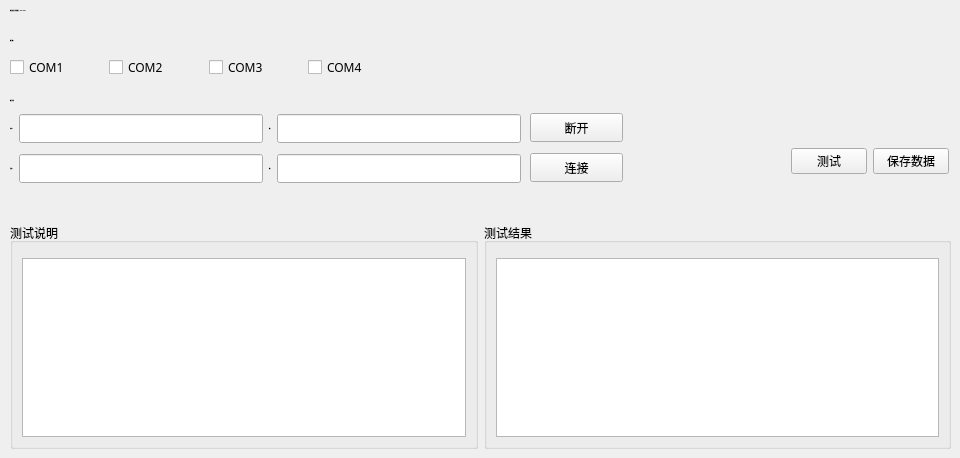
        <widget class="QWidget" name="testexecute_page4">
         <widget class="QLabel" name="testexecute_page4_label_4">
          <property name="geometry">
           <rect>
            <x>10</x>
            <y>0</y>
            <width>241</width>
            <height>21</height>
           </rect>
          </property>
          <property name="font">
           <font>
            <family>Microsoft YaHei</family>
            <pointsize>-1</pointsize>
            <weight>75</weight>
            <bold>true</bold>
           </font>
          </property>
          <property name="text">
           <string>协议转换与控制测试：COM1-COM4</string>
          </property>
         </widget>
         <widget class="QLabel" name="testexecute_page4_label_5">
          <property name="geometry">
           <rect>
            <x>10</x>
            <y>30</y>
            <width>153</width>
            <height>21</height>
           </rect>
          </property>
          <property name="font">
           <font>
            <family>Microsoft YaHei</family>
            <pointsize>-1</pointsize>
            <weight>75</weight>
            <bold>true</bold>
           </font>
          </property>
          <property name="text">
           <string>测试端口</string>
          </property>
         </widget>
         <widget class="QLabel" name="testexecute_page4_label_10">
          <property name="geometry">
           <rect>
            <x>10</x>
            <y>90</y>
            <width>153</width>
            <height>21</height>
           </rect>
          </property>
          <property name="font">
           <font>
            <family>Microsoft YaHei</family>
            <pointsize>-1</pointsize>
            <weight>75</weight>
            <bold>true</bold>
           </font>
          </property>
          <property name="text">
           <string>测试配置</string>
          </property>
         </widget>
         <widget class="QPushButton" name="testexecute_page4_pushButton_local_disconnect">
          <property name="geometry">
           <rect>
            <x>530</x>
            <y>113</y>
            <width>93</width>
            <height>29</height>
           </rect>
          </property>
          <property name="text">
           <string>断开</string>
          </property>
         </widget>
         <widget class="QPushButton" name="testexecute_page4_pushButton_remote_link">
          <property name="geometry">
           <rect>
            <x>530</x>
            <y>153</y>
            <width>93</width>
            <height>29</height>
           </rect>
          </property>
          <property name="text">
           <string>连接</string>
          </property>
         </widget>
         <widget class="QWidget" name="layoutWidget">
          <property name="geometry">
           <rect>
            <x>10</x>
            <y>56</y>
            <width>391</width>
            <height>23</height>
           </rect>
          </property>
          <layout class="QGridLayout" name="gridLayout_10">
           <item row="0" column="0">
            <widget class="QCheckBox" name="testexecute_page4_checkBox_com1">
             <property name="font">
              <font>
               <family>Microsoft YaHei</family>
               <pointsize>9</pointsize>
              </font>
             </property>
             <property name="text">
              <string>COM1</string>
             </property>
            </widget>
           </item>
           <item row="0" column="1">
            <widget class="QCheckBox" name="testexecute_page4_checkBox_com2">
             <property name="font">
              <font>
               <family>Microsoft YaHei</family>
               <pointsize>9</pointsize>
              </font>
             </property>
             <property name="text">
              <string>COM2</string>
             </property>
            </widget>
           </item>
           <item row="0" column="2">
            <widget class="QCheckBox" name="testexecute_page4_checkBox_com3">
             <property name="font">
              <font>
               <family>Microsoft YaHei</family>
               <pointsize>9</pointsize>
              </font>
             </property>
             <property name="text">
              <string>COM3</string>
             </property>
            </widget>
           </item>
           <item row="0" column="3">
            <widget class="QCheckBox" name="testexecute_page4_checkBox_com4">
             <property name="font">
              <font>
               <family>Microsoft YaHei</family>
               <pointsize>9</pointsize>
              </font>
             </property>
             <property name="text">
              <string>COM4</string>
             </property>
            </widget>
           </item>
          </layout>
         </widget>
         <widget class="QWidget" name="layoutWidget">
          <property name="geometry">
           <rect>
            <x>10</x>
            <y>114</y>
            <width>511</width>
            <height>29</height>
           </rect>
          </property>
          <layout class="QGridLayout" name="gridLayout_11">
           <item row="0" column="0">
            <widget class="QLabel" name="testexecute_page4_label_6">
             <property name="font">
              <font>
               <family>Microsoft YaHei</family>
               <pointsize>-1</pointsize>
               <weight>75</weight>
               <bold>true</bold>
              </font>
             </property>
             <property name="text">
              <string>本地IP</string>
             </property>
            </widget>
           </item>
           <item row="0" column="1">
            <widget class="QLineEdit" name="testexecute_page4_lineEdit_local_ip">
             <property name="font">
              <font>
               <family>Microsoft YaHei</family>
               <pointsize>12</pointsize>
              </font>
             </property>
            </widget>
           </item>
           <item row="0" column="2">
            <widget class="QLabel" name="testexecute_page4_label_7">
             <property name="font">
              <font>
               <family>Microsoft YaHei</family>
               <pointsize>-1</pointsize>
               <weight>75</weight>
               <bold>true</bold>
              </font>
             </property>
             <property name="text">
              <string>端口</string>
             </property>
            </widget>
           </item>
           <item row="0" column="3">
            <widget class="QLineEdit" name="testexecute_page4_lineEdit_local_port">
             <property name="font">
              <font>
               <family>Microsoft YaHei</family>
               <pointsize>12</pointsize>
              </font>
             </property>
            </widget>
           </item>
          </layout>
         </widget>
         <widget class="QWidget" name="layoutWidget">
          <property name="geometry">
           <rect>
            <x>10</x>
            <y>154</y>
            <width>511</width>
            <height>29</height>
           </rect>
          </property>
          <layout class="QGridLayout" name="gridLayout_12">
           <item row="0" column="0">
            <widget class="QLabel" name="testexecute_page4_label_8">
             <property name="font">
              <font>
               <family>Microsoft YaHei</family>
               <pointsize>-1</pointsize>
               <weight>75</weight>
               <bold>true</bold>
              </font>
             </property>
             <property name="text">
              <string>远程IP</string>
             </property>
            </widget>
           </item>
           <item row="0" column="1">
            <widget class="QLineEdit" name="testexecute_page4_lineEdit_remote_ip">
             <property name="font">
              <font>
               <family>Microsoft YaHei</family>
               <pointsize>12</pointsize>
              </font>
             </property>
            </widget>
           </item>
           <item row="0" column="2">
            <widget class="QLabel" name="testexecute_page4_label_9">
             <property name="font">
              <font>
               <family>Microsoft YaHei</family>
               <pointsize>-1</pointsize>
               <weight>75</weight>
               <bold>true</bold>
              </font>
             </property>
             <property name="text">
              <string>端口</string>
             </property>
            </widget>
           </item>
           <item row="0" column="3">
            <widget class="QLineEdit" name="testexecute_page4_lineEdit_remote_port">
             <property name="font">
              <font>
               <family>Microsoft YaHei</family>
               <pointsize>12</pointsize>
              </font>
             </property>
            </widget>
           </item>
          </layout>
         </widget>
         <widget class="QWidget" name="layoutWidget">
          <property name="geometry">
           <rect>
            <x>791</x>
            <y>146</y>
            <width>158</width>
            <height>30</height>
           </rect>
          </property>
          <layout class="QGridLayout" name="gridLayout_13">
           <item row="0" column="0">
            <widget class="QPushButton" name="testexecute_page4_pushButton_execute">
             <property name="text">
              <string>测试</string>
             </property>
            </widget>
           </item>
           <item row="0" column="1">
            <widget class="QPushButton" name="testexecute_page4_pushButton_savedata">
             <property name="text">
              <string>保存数据</string>
             </property>
            </widget>
           </item>
          </layout>
         </widget>
         <widget class="QWidget" name="layoutWidget">
          <property name="geometry">
           <rect>
            <x>10</x>
            <y>223</y>
            <width>941</width>
            <height>226</height>
           </rect>
          </property>
          <layout class="QGridLayout" name="gridLayout_5">
           <item row="0" column="0">
            <widget class="QGroupBox" name="groupBox_3">
             <property name="title">
              <string>测试说明</string>
             </property>
             <layout class="QGridLayout" name="gridLayout_6">
              <property name="topMargin">
               <number>15</number>
              </property>
              <item row="0" column="0">
               <widget class="QTextBrowser" name="testexecute_page4_textBrowser_guide"/>
              </item>
             </layout>
            </widget>
           </item>
           <item row="0" column="1">
            <widget class="QGroupBox" name="groupBox_4">
             <property name="title">
              <string>测试结果</string>
             </property>
             <layout class="QGridLayout" name="gridLayout_7">
              <property name="topMargin">
               <number>15</number>
              </property>
              <item row="0" column="0">
               <widget class="QTextBrowser" name="testexecute_page4_textBrowser_log"/>
              </item>
             </layout>
            </widget>
           </item>
          </layout>
         </widget>
        </widget>
